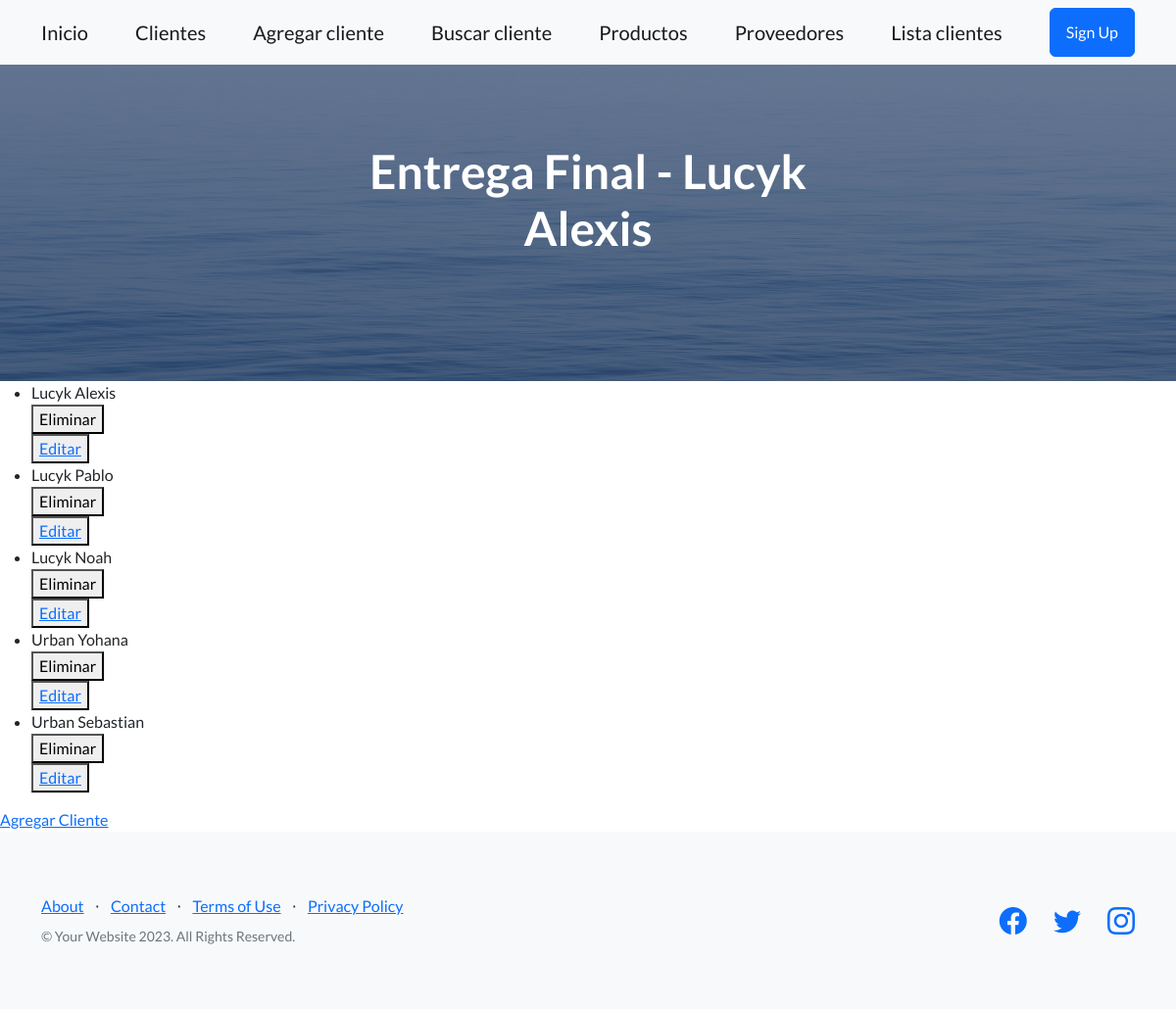
The page /app-tercera/lista-cliente/ on the database as committed earlier.
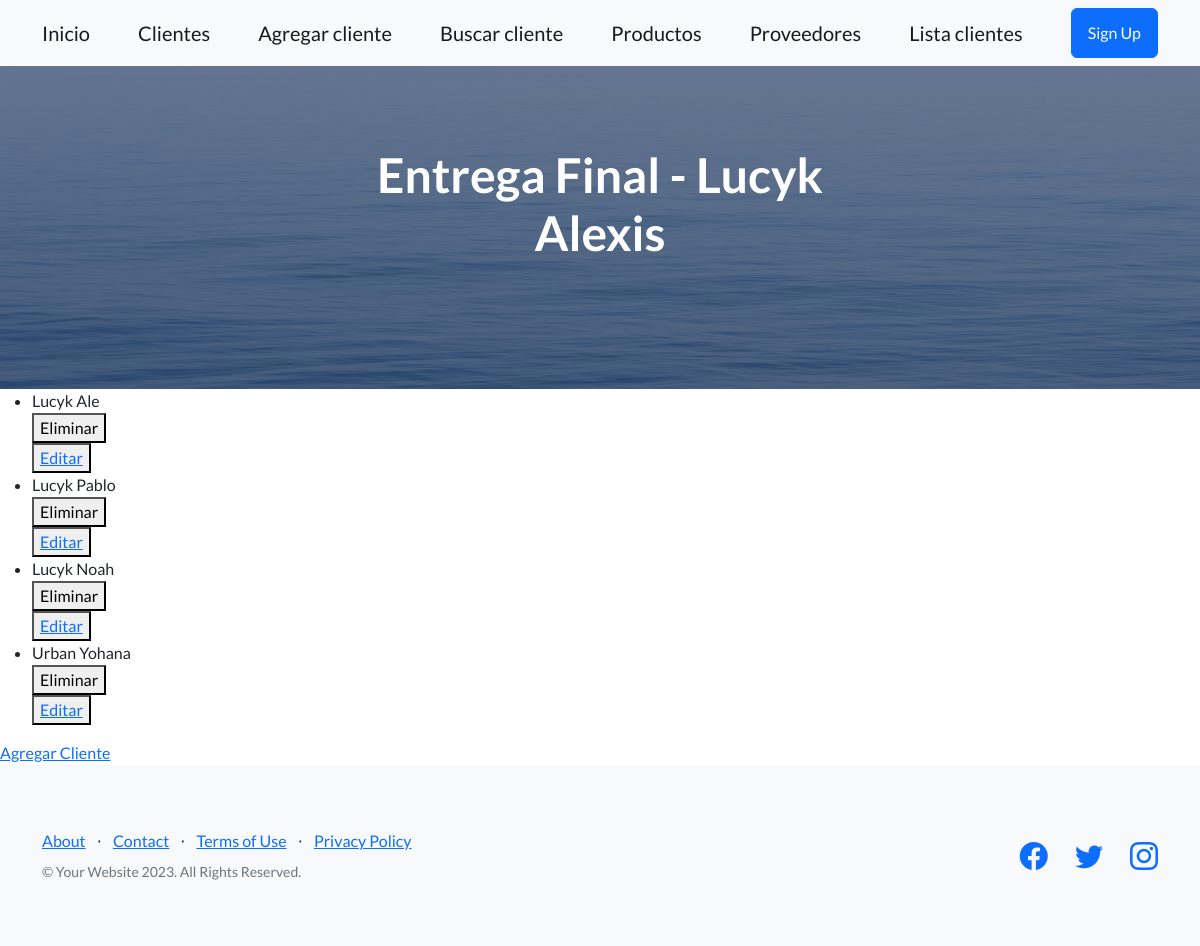
The same page on the database as committed later.
### AppTercera/models.py (models this page shows)
class Cliente(models.Model):
    apellido=models.CharField(max_length=30)
    nombre=models.CharField(max_length=30)
    telefono=models.IntegerField()
    def __str__(self):
        return f'{self.apellido} {self.nombre}'

### AppTercera/views.py (the view)
# urls.py: path('lista-cliente/', ClienteList.as_view(), name='ListaCliente'), # Se invocan clases como funcion con el .as_view()
class ClienteList(ListView):
    model = Cliente
    template_name = 'cliente_list.html'
    context_object_name = 'clientes'

### AppTercera/templates/cliente_list.html
{% extends 'padre.html' %}
{% block contenidoQueCambia %}
    <ul>
        {% for cliente in clientes %}
            <li>{{cliente}}</li>
            <div>
                <form action="{% url 'EliminaCliente' cliente.id %}" method="post"> {% csrf_token %}
                    <button type="submit">Eliminar</button>
                </form>
                <button>
                    <a href="{% url 'ActualizaCliente' cliente.id %}">Editar</a>
                </button>
            </div>
        {% endfor %}
    </ul>
    <a href="{% url 'CreaCliente' %}">Agregar Cliente</a>
{% endblock contenidoQueCambia %}

Rows that differ between the two databases and show on the page:
removed Cliente: apellido+nombre "Urban Sebastian"
changed Cliente: apellido+nombre "Lucyk Alexis" → "Lucyk Ale"
